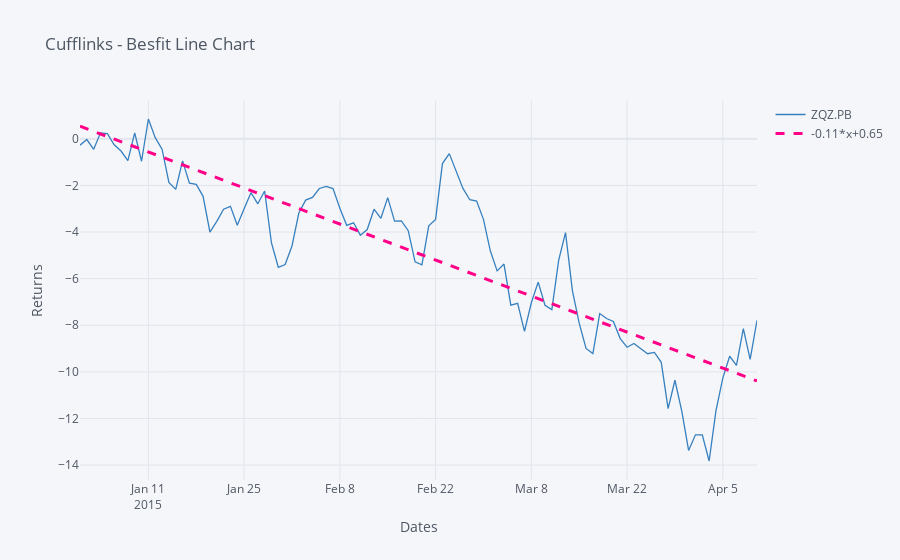

The notebook cell saved with this chart:
### Code cell
cf.datagen.lines(1).iplot(kind='scatter',xTitle='Dates',yTitle='Returns',title='Cufflinks - Besfit Line Chart',
                         filename='Cufflinks - Bestfit Line Chart',bestfit=True,colors=['blue'],
                         bestfit_colors=['pink'])
